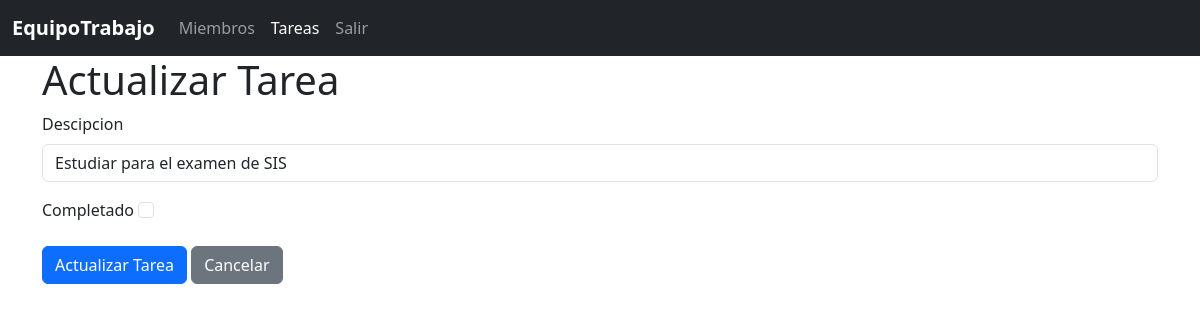
Page /tareas/edit/3 on the earlier database version.
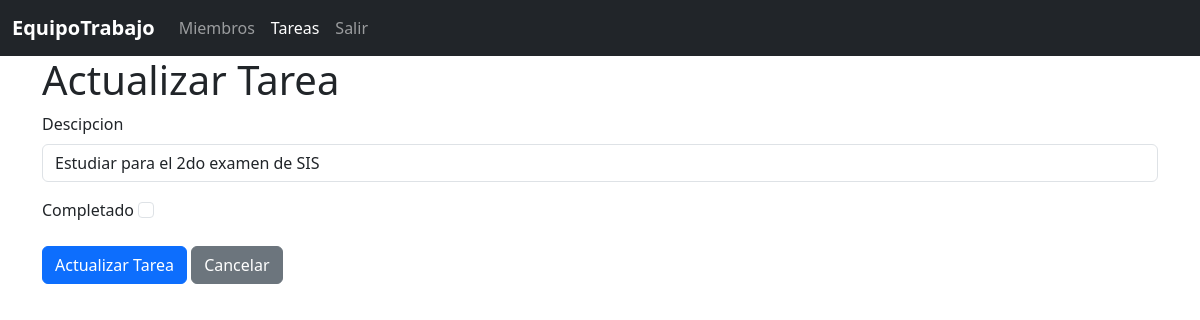
Same page on the later database version.
### blueprintapp/tareas/models.py (models this page shows, shortened)
class Tarea(db.Model):
    __tablename__ = "tareas"
    id = db.Column(db.Integer, primary_key=True)
    descripcion =  db.Column(db.String, nullable=False)
    completado = db.Column(db.Boolean,nullable=False)

### blueprintapp/tareas/routes.py (the view, shortened to what this page needs)
@bp_tarea.route("/edit/<int:id>" , methods=["GET", "POST"])
def edit(id):
    tarea = Tarea.query.get(id)
    return render_template("tareas/edit.html" , tarea=tarea)

### blueprintapp/tareas/templates/tareas/edit.html
{% extends 'base.html' %}
{% block content %}
<h1>Actualizar Tarea</h1>
<form action="{{ url_for('bp_tarea.edit', id=tarea.id) }}" method="POST">
    <div class="mb-3">
        <label for="" class="form-label">Descipcion</label>
        <input type="text" class="form-control" value="{{ tarea.descripcion }}" name="descripcion" required>
    </div>
    <div class="mb-3">
        <label for="" class="form-label">Completado</label>
        <input type="checkbox" class="form-check-input"  name="completado" {% if tarea.completado %}checked{% endif %} >
    </div>
    <button type="submit" class="btn btn-primary">Actualizar Tarea</button>
    <a class="btn btn-secondary" href="{{ url_for('bp_tarea.index' )}}">Cancelar</a>
</form>
{% endblock %}

Differences in the rows shown:
changed Tarea: descripcion "Estudiar para el examen de SIS" → "Estudiar para el 2do examen de SIS"
